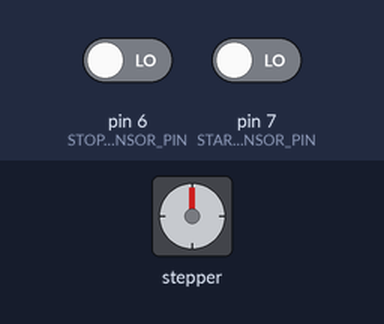
Simulated run of this sketch. Board: Arduino Uno, built with avr-gcc and run on an emulated ATmega328P. On the bench: stepper motor. Wiring (inferred from the names in the program): stepper motor driver (200 steps per turn assumed): step pin 9; direction pin 8. Inputs (shaded band) come from the test bench; at power-on: pin 7 (START_SENSOR_PIN) LOW, pin 6 (STOP_SENSOR_PIN) LOW.

Above: at 1.3 s.
1.4 s: pin 7 (START_SENSOR_PIN) driven HIGH
At 1.71 s:
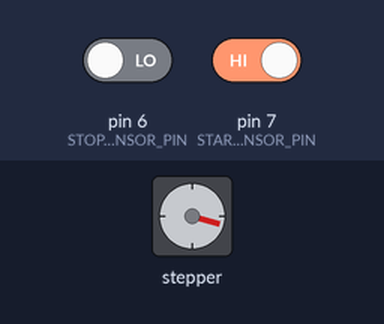
Timing chart, 0 to 4.4 s (numbered marks = the images above; inputs shaded):
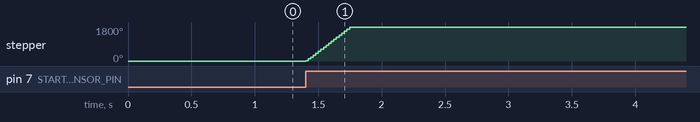

The sketch:

legacy.ino
```cpp
// =======================
// Driver Pins (PORT)
// =======================
// STEP -> Pin 9  (PORTB1)
// DIR  -> Pin 8  (PORTB0)

#define STEP_BIT 1   // PORTB1 = Pin 9
#define DIR_BIT  0   // PORTB0 = Pin 8

// =======================
// Sensors
// =======================
#define START_SENSOR_PIN 7
#define STOP_SENSOR_PIN  6

// =======================
// Motion Settings
// =======================
const long stepsPerLabel = 720;      // عدد خطوات الليبل المحسوب
const long maxStepsPerCycle = 1000;   // حد الأمان الأقصى
const int extraStepsAfterStop = 80;  // خطوات التعويض بعد الحساس

volatile int pulseDelay = 350;        // سرعة التشغيل (ميكروثانية)

// =======================
// Pulse width settings (بدون delay)
// =======================
#define F_CPU 16000000UL
#define PULSE_WIDTH_US  2
#define PULSE_TICKS     ( (PULSE_WIDTH_US * (F_CPU / 1000000UL)) )  // عدد دورات الساعة = 32

// =======================
// Timer & Motor Variables
// =======================
volatile long stepsCount = 0;
volatile bool motorRunning = false;

// =======================
// Timer1 Setup (CTC, بدون delay)
// =======================
void setupTimer1() {
  cli();
  TCCR1A = 0;
  TCCR1B = 0;
  // CTC Mode, TOP = OCR1A
  TCCR1B |= (1 << WGM12);
  // Prescaler = 1 (16MHz)
  TCCR1B |= (1 << CS10);
  // عرض النبضة الثابت عبر OCR1B
  OCR1B = PULSE_TICKS - 1;
  TIMSK1 = 0;   // سنفعل المقاطعات عند الحاجة
  sei();
}

// =======================
// Start/Stop Motor
// =======================
void startMotor() {
  stepsCount = 0;
  motorRunning = true;
  TCNT1 = 0;
  OCR1A = (pulseDelay * (F_CPU / 1000000UL)) - 1;  // الفترة بين الخطوات
  TIMSK1 |= (1 << OCIE1A);                         // فعّل مقاطعة A فقط
}

void stopMotor() {
  motorRunning = false;
  TIMSK1 = 0;                          // أوقف جميع مقاطعات المؤقت
  PORTB &= ~(1 << STEP_BIT);           // تأكيد LOW على STEP
}

// =======================
// Timer Interrupts (توليد النبضة بدون delay)
// =======================
ISR(TIMER1_COMPA_vect) {
  if (!motorRunning) return;

  PORTB |= (1 << STEP_BIT);            // ارفع STEP
  stepsCount++;                        // زيادة العداد

  TIMSK1 |= (1 << OCIE1B);            // فعّل مقاطعة B لإنهاء النبضة
}

ISR(TIMER1_COMPB_vect) {
  PORTB &= ~(1 << STEP_BIT);           // أنزل STEP
  TIMSK1 &= ~(1 << OCIE1B);           // عطّل مقاطعة B حتى النبضة التالية
}

// =======================
// Setup
// =======================
void setup() {
  DDRB |= (1 << STEP_BIT);
  DDRB |= (1 << DIR_BIT);
  PORTB |= (1 << DIR_BIT);            // اتجاه ثابت

  pinMode(START_SENSOR_PIN, INPUT);
  pinMode(STOP_SENSOR_PIN, INPUT);

  setupTimer1();
  delay(100);
}

// =======================
// Main Loop (غير حاجزة تماماً - لا يوجد delay)
// =======================
void loop() {
  static enum { IDLE, WAIT_START, MOVING, WAIT_RELEASE } state = IDLE;
  static unsigned long lastTime = 0;
  static long lastStopStep = 0;
  static bool stopSensorTriggered = false;

  switch (state) {
    case IDLE:
      if (digitalRead(START_SENSOR_PIN) == HIGH) {
        // تأكد أن STOP غير مفعل
        if (digitalRead(STOP_SENSOR_PIN) == HIGH) {
          // انتظر حتى يتحرر STOP (بدون delay)
          state = WAIT_START;  // سنعود إذا كان STOP عالي
        } else {
          // بدء دورة جديدة
          stopSensorTriggered = false;
          startMotor();
          state = MOVING;
        }
      }
      break;

    case WAIT_START:
      // ننتظر تحرير STOP قبل البدء (تأخير 5ms غير حاجز)
      if (digitalRead(STOP_SENSOR_PIN) == LOW) {
        // تحرر STOP، ابدأ
        stopSensorTriggered = false;
        startMotor();
        state = MOVING;
      } else {
        // لم يتحرر، انتظر 5ms ثم تحقق مجدداً
        if (millis() - lastTime >= 5) {
          lastTime = millis();
          // لا شيء، فقط توقف هنا بدون حجب
        }
      }
      break;

    case MOVING: {
      // قراءة آمنة للعداد (Atomic read)
      cli();
      long currentStep = stepsCount;
      sei();

      // تحقق من مستشعر التوقف
      if (!stopSensorTriggered && digitalRead(STOP_SENSOR_PIN) == HIGH) {
        stopSensorTriggered = true;
        cli();
        lastStopStep = stepsCount;
        sei();
      }

      // شروط التوقف
      bool extraDone = stopSensorTriggered && ((currentStep - lastStopStep) >= extraStepsAfterStop);
      bool overLimit = (currentStep >= maxStepsPerCycle);   // استخدام maxStepsPerCycle كحد أمان

     if (extraDone || overLimit) {
     //if (overLimit) {
        stopMotor();
        state = WAIT_RELEASE;
      }
      break;
    }

    case WAIT_RELEASE:
      // انتظر تحرير زر البدء (بدون delay)
      if (digitalRead(START_SENSOR_PIN) == LOW) {
        state = IDLE;
      } else {
        // حجب بسيط بـ 10ms (غير مؤثر)
        if (millis() - lastTime >= 10) {
          lastTime = millis();
        }
      }
      break;
  }
}
```

Measured:
- after the input at 1.4 s, stepper: turns 1800° clockwise in 0.35 s, starting at once
